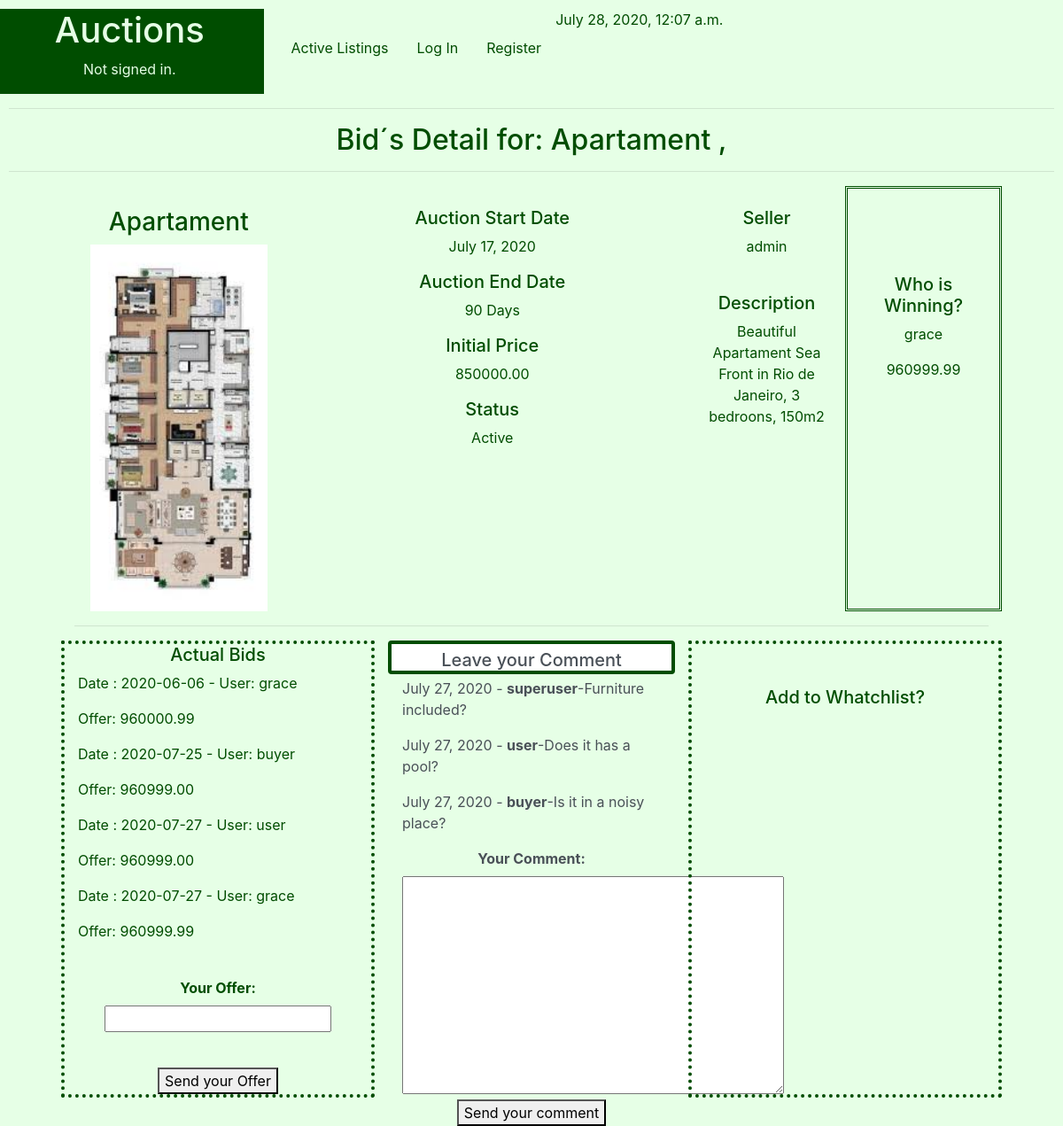
/Bid/Apartament, run on the app's committed database.
### auctions/models.py (models this page shows, shortened)
class Listings(models.Model):
    STATUS = (
        ('Active', 'Active - Receiving Bids'),
        ('To Begin', 'To Begin - De Auction didn´t start yet'),
        ('Closed', 'Closed - The seller gave up the auction'),
        ('Sold', 'Sold'),
    )
    Ltitle = models.CharField(help_text="Choose a title for your listing",max_length=50)
    Ccode=models.IntegerField(help_text="Categories Ex: 1-Apartament,2-Commercial,3-Farm, 4-House ") #foreign key from PropTypes
    Ldescription = models.CharField(max_length=250)
    Lprice = models.FloatField(help_text="starting bid Just USD") #initial price
    Ldatestart = models.DateField(help_text="Please use the following format: <em>YYYY-MM-DD</em>. for the auction start")
    Lduration = models.IntegerField(help_text="Duration expressed in days" )
    Luser = models.CharField(max_length=25)
    Limage= models.ImageField(upload_to="media", blank=True) #Name of the picture saved on static folder
    Lstatus = models.CharField(max_length=8, choices=STATUS )

class Bids(models.Model):
    Lcode = models.ForeignKey(Listings, on_delete=models.CASCADE)
    Buser = models.CharField(max_length=25) #Who is going to buy
    Bthrow= models.IntegerField() #first throw, second , third....
    Bprice = models.FloatField(help_text="Just USD")# throw value
    Bdate = models.DateField(help_text="Please use the following format: <em>YYYY-MM-DD</em>.")

class Comments(models.Model):
    Lcode = models.ForeignKey(Listings, on_delete=models.CASCADE)
    Cdate=  models.DateField(help_text="Please use the following format: <em>YYYY-MM-DD</em>. for the auction start", blank=True)
    Cuser = models.CharField(max_length=25) #Who is buying
    Ccomment = models.TextField(max_length=250)

### auctions/views.py (the view)
# urls.py: path('Bid/<str:Btitle>', views.Bids_view, name='BidsDetail'),
def Bids_view(request, Btitle):
    B_title =Btitle
    d = datetime.now()
    L_data = Listings.objects.filter(Ltitle=B_title)
    Status = L_data[0].Lstatus
    Lfilter = Listings.objects.filter(Ltitle=B_title).values('id' , 'Lprice')
    for Search_id in Lfilter:
        Lid_value = int(Search_id['id'])
        Lprice = float(Search_id['Lprice'])
    W_data=Watchlist.objects.filter(Lcode__Ltitle=B_title)
    C_data=Comments.objects.filter(Lcode__Ltitle=B_title)
    B_data = Bids.objects.filter(Lcode__Ltitle=B_title)
    Last_Bid = Bids.objects.filter(Lcode__Ltitle=B_title).order_by('-Bprice')[:1]
    if Last_Bid:
        BestOffer = Last_Bid[0].Bprice
        Winner = Last_Bid[0].Buser
    else:
        BestOffer = 0
        Winner = "No Offers Yet"
    if request.method == "POST":
        FB = BidForm(request.POST)
        FC = CommentForm(request.POST)
        FChange = ChangeStatusForm(request.POST)
        if FB.is_valid():
            User= request.POST["User"]
            B_user = User
            B_price =FB.cleaned_data["Bid_price"]
            B_date = time.strftime("%Y-%m-%d")
            Lances= Bids.objects.filter(Lcode_id=Lid_value).values('Bthrow', 'Bprice').order_by('Bthrow')
            if len(Lances):
                for L in Lances:
                   N_Bthrow = L['Bthrow']
                   N_Bprice = float(L['Bprice'])
                B_throw = N_Bthrow + 1
            else:
                B_throw = 1
                N_Bprice= Lprice
            if (B_price <  Lprice) or (B_price <  N_Bprice):
                msgbids= "EROR: A bid must be greater than or equal to the original amount and greater than the last bid, if any."
                context={
                "msgbids":msgbids ,
                "d":d,
                "Btitle" : Btitle,
                "L_data" :L_data,
                "Status":Status,
                "B_data" :B_data,
                "BestOffer":BestOffer,
                "Winner":Winner,
                "W_data" :W_data,
                "C_data":C_data,
                "BidForm": FB,
                "CommentForm": CommentForm(),
                "ChangeStatusForm" :ChangeStatusForm(),
                 }
                return render(request, "auctions/BidsDetail.html", context)
            try:
                NewBid = Bids(Lcode_id=Lid_value , Buser=B_user , Bthrow=B_throw, Bprice=B_price ,Bdate=B_date )
                NewBid.save()
                B_data=Bids.objects.filter(Lcode__Ltitle=B_title)
                msgbids ="New Bid Saved, Good Luck!"
                context={
                    "msgbids":msgbids ,
                    "d":d,
                    "Btitle" : Btitle,
                    "L_data" :L_data,
                    "Status":Status,
                    "B_data" :B_data,
                    "BestOffer":BestOffer,
                    "Winner":Winner,
                    "W_data" :W_data,
                    "C_data":C_data,
                    "BidForm": FB,
                    "CommentForm": CommentForm(),
                    "ChangeStatusForm" :ChangeStatusForm(),
                }
                return render(request, "auctions/BidsDetail.html", context)
            except :
                return HttpResponse(" Something Wrong tyring to save Bid")
        if FC.is_valid():
            User= request.POST["User"]
            C_Cuser= User
            C_comment =  FC.cleaned_data["C_Ccomment"]
            C_Lcode = int(Lid_value)
            C_Cdate = time.strftime("%Y-%m-%d")
            try:
                NewComment = Comments(Cdate=C_Cdate, Cuser=C_Cuser,Ccomment=C_comment, Lcode_id=C_Lcode )
                NewComment.save()
                NewC_data=Comments.objects.filter(Lcode__Ltitle=B_title)
                context = {
                    "msgcomment" :"New comment saved!",
                    "d":d,
                    "Btitle" : Btitle,
                    "L_data" :L_data,
                    "Status":Status,
                    "B_data" :B_data,
                    "BestOffer":BestOffer,
                    "Winner":Winner,
                    "W_data" :W_data,
                    "C_data":NewC_data,
                    "CommentForm": FC,
                    "BidForm":BidForm(),
                    "ChangeStatusForm" :ChangeStatusForm(),
                }
                return render(request, "auctions/BidsDetail.html", context)
            except  :
                return HttpResponse( "ERROR trying to save new comment :", C_Lcode, C_Cdate, C_Cuser ,C_comment  )
        if FChange.is_valid():
            New_Status =FChange.cleaned_data
            SelectedStatus = request.POST.getlist('L_Lstatus')
            for S in SelectedStatus:
                NewStatus = SelectedStatus
            print("Selected Status:",SelectedStatus, NewStatus)
            try:
                Updatelistings = Listings.objects.get(Ltitle=B_title)
                print(Updatelistings)
                Updatelistings.Lstatus = NewStatus
                Updatelistings.save()
                L_data = Listings.objects.filter(Ltitle=B_title)
                Status= L_data[0].Lstatus
                context = {
                    "msgstatus" :"New Status saved!",
                    "d":d,
                    "Btitle" : Btitle,
                    "L_data" :L_data,
                    "Status":Status,
                    "B_data" :B_data,
                    "BestOffer":BestOffer,
                    "Winner":Winner,
                    "W_data" :W_data,
                    "C_data":NewC_data,
                    "ChangeStatusForm": FChange,
                    "BidForm":BidForm(),
                    "CommentForm": CommentForm(),
                }
                return render(request, "auctions/BidsDetail.html", context)
            except:
                return HttpResponse( "ERROR trying to update Listing Status" )
    else:
        context = {
            "d":d,
            "Btitle":B_title,
            "L_data":L_data,
            "Status":Status,
            "B_data":B_data,
            "W_data":W_data,
            "C_data":C_data,
            "BestOffer":BestOffer,
            "Winner":Winner,
            "BidForm":BidForm(),
            "CommentForm": CommentForm(),
            "ChangeStatusForm" :ChangeStatusForm(),
        }
        return render(request, "auctions/BidsDetail.html", context)

### auctions/views.py
class BidForm(forms.Form):
    Bid_price= forms.FloatField(label="Your Offer")

class CommentForm(forms.Form):
    C_Ccomment = forms.CharField(label='Your Comment',widget=forms.Textarea)

### auctions/templates/auctions/BidsDetail.html (shortened to what this page needs)
{% extends "auctions/layout.html" %}
{% block body %}
<h2 style="text-align: center;">Bid´s Detail for: {{Btitle}} , {{user.username}}  </h2>
<hr>
<div class ="flex-container" style="text-align: center;">
    <div class="container" style="width:90%;">
        <div class="row"  width="1700px">
          {%for L in L_data %}
              <div class="col-lg-3">
                     <br>
                     <h3>{{L.Ltitle }}</h3>
                     <img src=" {{L.Limage.url}} "  width="200">
                     <br>
              </div>
              <br>
              <div class="col-lg-5">
              <br>
                     <h5>Auction Start Date  </h5>
                     <p>{{ L.Ldatestart }}</p>
                     <h5>Auction End Date  </h5>
                     <p>{{ L.Lduration }} Days</p>
                     <h5>Initial Price </h5>
                     <p> {{ L.Lprice |floatformat:2 }}</p>
                     <h5>Status</h5>
                     <p>{{ L.Lstatus }}</p>
              </div>
              <div class="col-lg-2">
                      <br>
                      <h5>Seller</h5>
                      <p>{{ L.Luser }}</p>
                      <br>
                      <h5>Description</h5>
                      <p>{{ L.Ldescription }}</p>
              </div>
              <div class="col-lg-2" style="border:double;border-color:#004d00 ;">
                <br>  <br>  <br>  <br>
                 {% if Status == "Sold" %}
                    <h5> Sold To: </h5>
                    <p>  {{Winner}} </p>
                    <p>  {{BestOffer|floatformat:2}} </p>
                    {% if Winner == user.username %}
                       <h3 style="background-color:#004d00;color:#e6ffe6 ;">   Congrats! you won the aution  </h3>
                    {%endif%}
                 {% else %}
                    <h5> Who is Winning? </h5>
                    <p>  {{Winner}} </p>
                    <p>  {{BestOffer|floatformat:2}} </p>
                {% endif %}
                  <br>
                  <br>
          {%endfor%}
        </div>
      </div>
    <hr>
    </div>
  <div class="container" style="border:#004d00; width:90%">
    <form action="{% url 'auctions:BidsDetail' Btitle %}" method="post">{% csrf_token %}
        <div class="row"  width="1700px">
            <div class="col-lg-4" style=" border: 4px dotted #004d00 ;">
               <form class="form-control"  method="post" >{% csrf_token %}
                        <h5> Actual Bids </h5>
                  {% if B_data|length > 0 %}
                      {%for B in B_data %}
                          <p style='text-align: left;'>Date : {{B.Bdate |date:"Y-m-d"}} - User: {{B.Buser}}</p>
                          <p style='text-align: left;'>Offer: {{B.Bprice |floatformat:2 }}   </p>
                      {% endfor %}
                  {%else%}
                      <h5>This Listing doesn´t have Bids Yet </h5>
                  {%endif%}
                  <br>
                    <b >  {{ BidForm }}  </b>
                    <br>
                  {%if Status != "Sold" %}
                    <br>
                    <button type="Submit" name="SubmitBid">Send your Offer</button>
                  {%endif%}
                </form>
            </div>
            <div class="col-lg-4"   >
                <form class="form-control" method="post" style="border: 4px solid #004d00 ;">{% csrf_token %}
                <h5  > Leave your Comment </h5>
                {%if C_data|length > 0 %}
                    {%for C in C_data %}
                       <p style='text-align: left;'> {{C.Cdate}} - <b>{{C.Cuser}}</b>-{{C.Ccomment}}</p>
                    {%endfor%}
                {%else%}
                      <h5>This listing doesn´t have any comments yet </h5>
                {%endif%}
                   <b>   {{ CommentForm}}   </b>
                   <br>
                {%if Status != "Sold" %}
                   <button type="Submit" name="SubmitComment">Send your comment</button>
                {% endif %}
                </form>
                <br>
            </div>
            <div class="col-lg-4" style=" border: 4px dotted #004d00 ;">
                <br>
                <form   >
                  <br>
                      <h5>Add to Whatchlist?</h5>
                         <br>
                </form>
            </div>
        </div>
    </form>
  </div>
</div>
{% endblock %}

### auctions/static/auctions/styles.css (style rules this page uses)
body { padding: 10px; }

### auctions/templates/auctions/layout.html (style rules this page uses)
body { background-color:#e6ffe6 ; color: #004d00; }

### data on the page
Listings: Ltitle "Apartament", Limage (picture), Ldatestart "July 17, 2020", Lduration "90", Lprice "850000.00", Lstatus "Active", Luser "admin", Ldescription "Beautiful Apartament Sea Front in Rio de Janeiro, 3 bedroons, 150m2"
Bids: Buser "grace", Bprice "960999.99", Bdate "2020-07-27"
Bids: Bdate "2020-06-06", Buser "grace", Bprice "960000.99"
Bids: Bdate "2020-07-25", Buser "buyer", Bprice "960999.00"
Bids: Bdate "2020-07-27", Buser "user", Bprice "960999.00"
Comments: Cdate "July 27, 2020", Cuser "superuser", Ccomment "Furniture included?"
Comments: Cdate "July 27, 2020", Cuser "user", Ccomment "Does it has a pool?"
Comments: Cdate "July 27, 2020", Cuser "buyer", Ccomment "Is it in a noisy place?"
